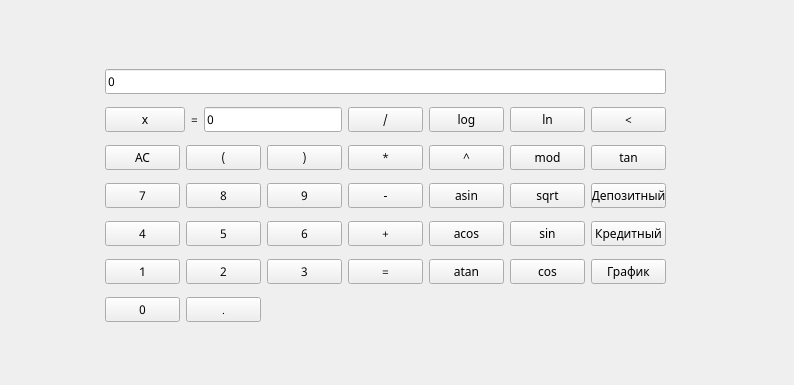
<?xml version="1.0" encoding="UTF-8"?>
<ui version="4.0">
 <class>MainWindow</class>
 <widget class="QMainWindow" name="MainWindow">
  <property name="geometry">
   <rect>
    <x>0</x>
    <y>0</y>
    <width>794</width>
    <height>385</height>
   </rect>
  </property>
  <property name="windowTitle">
   <string>Калькулятор</string>
  </property>
  <widget class="QWidget" name="centralwidget">
   <widget class="QWidget" name="layoutWidget">
    <property name="geometry">
     <rect>
      <x>105</x>
      <y>62</y>
      <width>561</width>
      <height>272</height>
     </rect>
    </property>
    <property name="font">
     <font>
      <family>Noto Sans Oriya</family>
     </font>
    </property>
    <layout class="QGridLayout" name="gridLayout_2">
     <item row="1" column="0" colspan="3">
      <layout class="QGridLayout" name="gridLayout">
       <item row="0" column="0">
        <widget class="QPushButton" name="X_Btn">
         <property name="font">
          <font>
           <family>Noto Sans Oriya</family>
          </font>
         </property>
         <property name="text">
          <string>x</string>
         </property>
        </widget>
       </item>
       <item row="0" column="1">
        <widget class="QLabel" name="label">
         <property name="font">
          <font>
           <family>Noto Sans Oriya</family>
          </font>
         </property>
         <property name="text">
          <string>=</string>
         </property>
         <property name="alignment">
          <set>Qt::AlignCenter</set>
         </property>
        </widget>
       </item>
       <item row="0" column="2">
        <widget class="QLineEdit" name="editX">
         <property name="font">
          <font>
           <family>Noto Sans Oriya</family>
          </font>
         </property>
         <property name="text">
          <string>0</string>
         </property>
         <property name="maxLength">
          <number>256</number>
         </property>
        </widget>
       </item>
      </layout>
     </item>
     <item row="2" column="0">
      <widget class="QPushButton" name="ac_Btn">
       <property name="font">
        <font>
         <family>Noto Sans Oriya</family>
        </font>
       </property>
       <property name="text">
        <string>AC</string>
       </property>
      </widget>
     </item>
     <item row="2" column="1">
      <widget class="QPushButton" name="open_Bkt_Btn">
       <property name="font">
        <font>
         <family>Noto Sans Oriya</family>
        </font>
       </property>
       <property name="text">
        <string>(</string>
       </property>
      </widget>
     </item>
     <item row="2" column="2">
      <widget class="QPushButton" name="close_Bkt_Btn">
       <property name="font">
        <font>
         <family>Noto Sans Oriya</family>
        </font>
       </property>
       <property name="text">
        <string>)</string>
       </property>
      </widget>
     </item>
     <item row="3" column="0">
      <widget class="QPushButton" name="n7_Btn">
       <property name="font">
        <font>
         <family>Noto Sans Oriya</family>
        </font>
       </property>
       <property name="text">
        <string>7</string>
       </property>
      </widget>
     </item>
     <item row="3" column="1">
      <widget class="QPushButton" name="n8_Btn">
       <property name="font">
        <font>
         <family>Noto Sans Oriya</family>
        </font>
       </property>
       <property name="text">
        <string>8</string>
       </property>
      </widget>
     </item>
     <item row="3" column="2">
      <widget class="QPushButton" name="n9_Btn">
       <property name="font">
        <font>
         <family>Noto Sans Oriya</family>
        </font>
       </property>
       <property name="text">
        <string>9</string>
       </property>
      </widget>
     </item>
     <item row="4" column="0">
      <widget class="QPushButton" name="n4_Btn">
       <property name="font">
        <font>
         <family>Noto Sans Oriya</family>
        </font>
       </property>
       <property name="text">
        <string>4</string>
       </property>
      </widget>
     </item>
     <item row="4" column="1">
      <widget class="QPushButton" name="n5_Btn">
       <property name="font">
        <font>
         <family>Noto Sans Oriya</family>
        </font>
       </property>
       <property name="text">
        <string>5</string>
       </property>
      </widget>
     </item>
     <item row="4" column="2">
      <widget class="QPushButton" name="n6_Btn">
       <property name="font">
        <font>
         <family>Noto Sans Oriya</family>
        </font>
       </property>
       <property name="text">
        <string>6</string>
       </property>
      </widget>
     </item>
     <item row="5" column="0">
      <widget class="QPushButton" name="n1_Btn">
       <property name="font">
        <font>
         <family>Noto Sans Oriya</family>
        </font>
       </property>
       <property name="text">
        <string>1</string>
       </property>
      </widget>
     </item>
     <item row="5" column="1">
      <widget class="QPushButton" name="n2_Btn">
       <property name="font">
        <font>
         <family>Noto Sans Oriya</family>
        </font>
       </property>
       <property name="text">
        <string>2</string>
       </property>
      </widget>
     </item>
     <item row="5" column="2">
      <widget class="QPushButton" name="n3_Btn">
       <property name="font">
        <font>
         <family>Noto Sans Oriya</family>
        </font>
       </property>
       <property name="text">
        <string>3</string>
       </property>
      </widget>
     </item>
     <item row="6" column="0">
      <widget class="QPushButton" name="n0_Btn">
       <property name="font">
        <font>
         <family>Noto Sans Oriya</family>
        </font>
       </property>
       <property name="text">
        <string>0</string>
       </property>
      </widget>
     </item>
     <item row="6" column="1">
      <widget class="QPushButton" name="dot_Btn">
       <property name="font">
        <font>
         <family>Noto Sans Oriya</family>
        </font>
       </property>
       <property name="text">
        <string>.</string>
       </property>
      </widget>
     </item>
     <item row="0" column="0" colspan="7">
      <widget class="QLineEdit" name="editCalc">
       <property name="font">
        <font>
         <family>Noto Sans Oriya</family>
        </font>
       </property>
       <property name="text">
        <string>0</string>
       </property>
       <property name="maxLength">
        <number>256</number>
       </property>
      </widget>
     </item>
     <item row="1" column="3">
      <widget class="QPushButton" name="div_Btn">
       <property name="font">
        <font>
         <family>Noto Sans Oriya</family>
        </font>
       </property>
       <property name="text">
        <string>/</string>
       </property>
      </widget>
     </item>
     <item row="1" column="4">
      <widget class="QPushButton" name="log_Btn">
       <property name="font">
        <font>
         <family>Noto Sans Oriya</family>
        </font>
       </property>
       <property name="text">
        <string>log</string>
       </property>
      </widget>
     </item>
     <item row="1" column="5">
      <widget class="QPushButton" name="ln_Btn">
       <property name="font">
        <font>
         <family>Noto Sans Oriya</family>
        </font>
       </property>
       <property name="text">
        <string>ln</string>
       </property>
      </widget>
     </item>
     <item row="1" column="6">
      <widget class="QPushButton" name="pushButton_delete">
       <property name="font">
        <font>
         <family>Noto Sans Oriya</family>
        </font>
       </property>
       <property name="text">
        <string>&lt;</string>
       </property>
      </widget>
     </item>
     <item row="2" column="3">
      <widget class="QPushButton" name="mul_Btn">
       <property name="font">
        <font>
         <family>Noto Sans Oriya</family>
        </font>
       </property>
       <property name="text">
        <string>*</string>
       </property>
      </widget>
     </item>
     <item row="2" column="4">
      <widget class="QPushButton" name="pow_Btn">
       <property name="font">
        <font>
         <family>Noto Sans Oriya</family>
        </font>
       </property>
       <property name="text">
        <string>^</string>
       </property>
      </widget>
     </item>
     <item row="2" column="5">
      <widget class="QPushButton" name="mod_Btn">
       <property name="font">
        <font>
         <family>Noto Sans Oriya</family>
        </font>
       </property>
       <property name="text">
        <string>mod</string>
       </property>
      </widget>
     </item>
     <item row="2" column="6">
      <widget class="QPushButton" name="tan_Btn">
       <property name="font">
        <font>
         <family>Noto Sans Oriya</family>
        </font>
       </property>
       <property name="text">
        <string>tan</string>
       </property>
      </widget>
     </item>
     <item row="3" column="6">
      <widget class="QPushButton" name="pushButton_DEPOSIT">
       <property name="font">
        <font>
         <family>Noto Sans Oriya</family>
        </font>
       </property>
       <property name="text">
        <string>Депозитный</string>
       </property>
      </widget>
     </item>
     <item row="4" column="6">
      <widget class="QPushButton" name="pushButton_CREDIT">
       <property name="font">
        <font>
         <family>Noto Sans Oriya</family>
        </font>
       </property>
       <property name="text">
        <string>Кредитный</string>
       </property>
      </widget>
     </item>
     <item row="3" column="5">
      <widget class="QPushButton" name="sqrt_Btn">
       <property name="font">
        <font>
         <family>Noto Sans Oriya</family>
        </font>
       </property>
       <property name="text">
        <string>sqrt</string>
       </property>
      </widget>
     </item>
     <item row="3" column="4">
      <widget class="QPushButton" name="asin_Btn">
       <property name="font">
        <font>
         <family>Noto Sans Oriya</family>
        </font>
       </property>
       <property name="text">
        <string>asin</string>
       </property>
      </widget>
     </item>
     <item row="3" column="3">
      <widget class="QPushButton" name="minus_Btn">
       <property name="font">
        <font>
         <family>Noto Sans Oriya</family>
        </font>
       </property>
       <property name="text">
        <string>-</string>
       </property>
      </widget>
     </item>
     <item row="4" column="3">
      <widget class="QPushButton" name="plus_Btn">
       <property name="font">
        <font>
         <family>Noto Sans Oriya</family>
        </font>
       </property>
       <property name="text">
        <string>+</string>
       </property>
      </widget>
     </item>
     <item row="4" column="4">
      <widget class="QPushButton" name="acos_Btn">
       <property name="font">
        <font>
         <family>Noto Sans Oriya</family>
        </font>
       </property>
       <property name="text">
        <string>acos</string>
       </property>
      </widget>
     </item>
     <item row="4" column="5">
      <widget class="QPushButton" name="sin_Btn">
       <property name="font">
        <font>
         <family>Noto Sans Oriya</family>
        </font>
       </property>
       <property name="text">
        <string>sin</string>
       </property>
      </widget>
     </item>
     <item row="5" column="6">
      <widget class="QPushButton" name="draw_Btn">
       <property name="font">
        <font>
         <family>Noto Sans Oriya</family>
        </font>
       </property>
       <property name="autoFillBackground">
        <bool>false</bool>
       </property>
       <property name="styleSheet">
        <string notr="true"/>
       </property>
       <property name="text">
        <string>График</string>
       </property>
      </widget>
     </item>
     <item row="5" column="5">
      <widget class="QPushButton" name="cos_Btn">
       <property name="font">
        <font>
         <family>Noto Sans Oriya</family>
        </font>
       </property>
       <property name="text">
        <string>cos</string>
       </property>
      </widget>
     </item>
     <item row="5" column="4">
      <widget class="QPushButton" name="atan_Btn">
       <property name="font">
        <font>
         <family>Noto Sans Oriya</family>
        </font>
       </property>
       <property name="text">
        <string>atan</string>
       </property>
      </widget>
     </item>
     <item row="5" column="3">
      <widget class="QPushButton" name="compute_Btn">
       <property name="font">
        <font>
         <family>Noto Sans Oriya</family>
        </font>
       </property>
       <property name="text">
        <string>=</string>
       </property>
      </widget>
     </item>
    </layout>
   </widget>
  </widget>
 </widget>
 <resources/>
 <connections/>
</ui>
